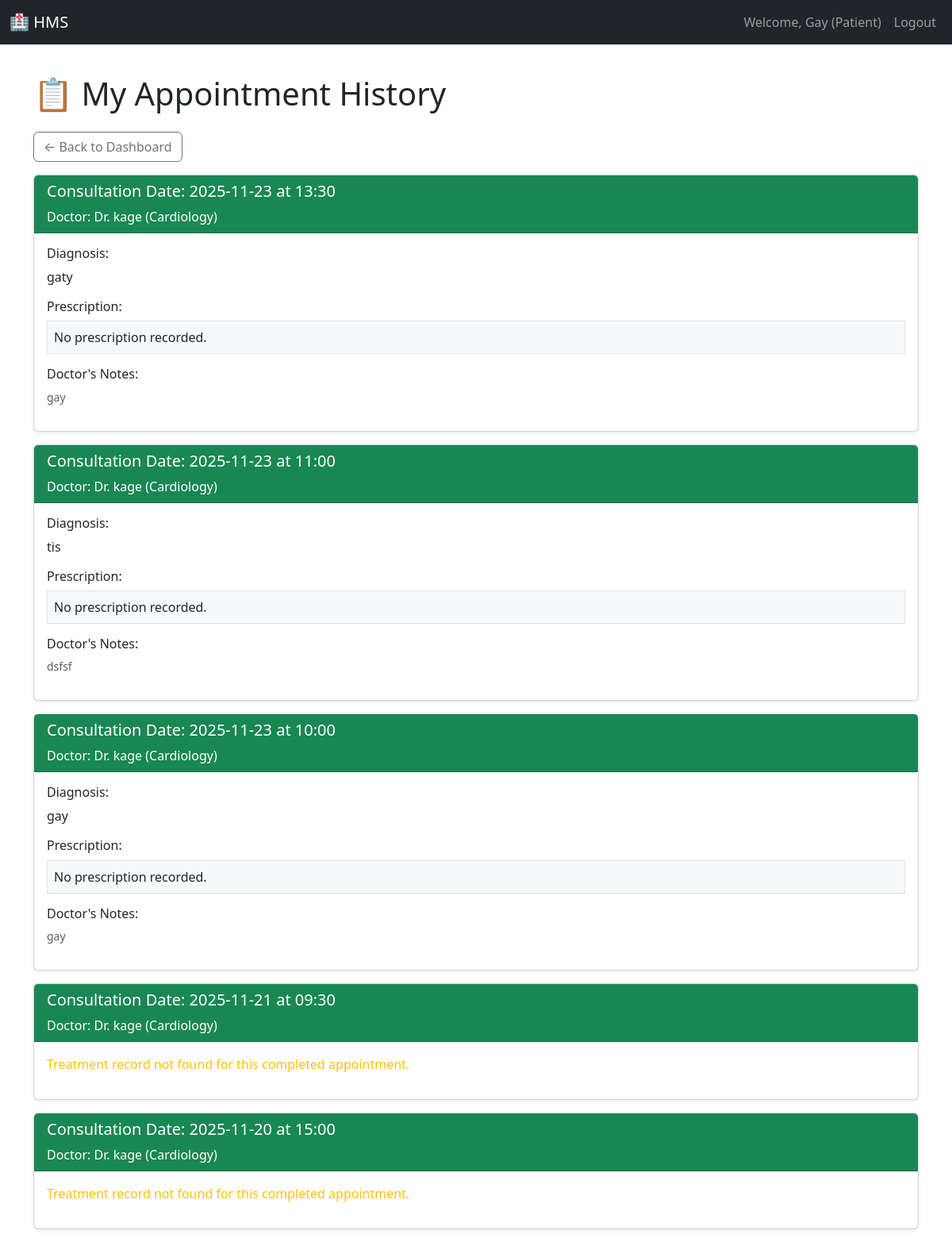
/patient/history (signed in), run on the app's committed database.
### models.py (models this page shows, shortened)
class User(UserMixin, db.Model):
    __tablename__ = 'user'
    id = db.Column(db.Integer, primary_key=True)
    username = db.Column(db.String(80), unique=True, nullable=False)
    password_hash = db.Column(db.String(128), nullable=False)
    role = db.Column(db.String(10), nullable=False)  # Admin, Doctor, Patient
    name = db.Column(db.String(100), nullable=False)
    contact_info = db.Column(db.String(100))
    is_active = db.Column(db.Boolean, default=True) # Used for blacklist/deactivation
    doctor_profile = db.relationship('Doctor', backref='user', uselist=False)
    patient_profile = db.relationship('Patient', backref='user', uselist=False)

class Appointment(db.Model):
    __tablename__ = 'appointment'
    id = db.Column(db.Integer, primary_key=True)
    patient_id = db.Column(db.Integer, db.ForeignKey('patient.user_id'), nullable=False)
    doctor_id = db.Column(db.Integer, db.ForeignKey('doctor.user_id'), nullable=False)
    date = db.Column(db.String(10), nullable=False)
    time = db.Column(db.String(5), nullable=False)
    status = db.Column(db.String(20), default='Booked') # Booked, Completed, Cancelled
    __table_args__ = (db.UniqueConstraint('doctor_id', 'date', 'time', name='_doctor_time_uc'),)
    treatment_record = db.relationship('Treatment', backref='appointment', uselist=False)

class Specialization(db.Model):
    __tablename__ = 'specialization'
    id = db.Column(db.Integer, primary_key=True)
    name = db.Column(db.String(80), unique=True, nullable=False)
    description = db.Column(db.String(255))
    doctors = db.relationship('Doctor', backref='specialization', lazy='dynamic')

class MedicalRecord(db.Model):
    id = db.Column(db.Integer, primary_key=True)
    appointment_id = db.Column(db.Integer, db.ForeignKey('appointment.id'), unique=True, nullable=False)
    patient_id = db.Column(db.Integer, db.ForeignKey('patient.user_id'), nullable=False)
    doctor_id = db.Column(db.Integer, db.ForeignKey('doctor.user_id'), nullable=False)
    diagnosis = db.Column(db.Text, nullable=False)
    notes = db.Column(db.Text, nullable=True) # Treatment notes, prescriptions, etc.
    consultation_date = db.Column(db.String(10), nullable=False) # Store the date string
    appointment = db.relationship('Appointment', backref=db.backref('record', uselist=False))
    patient = db.relationship('Patient', backref='medical_records')
    doctor = db.relationship('Doctor', backref='consultations_given')

### app.py (the view)
@app.route('/patient/history')
@role_required('Patient')
def patient_history():
    history = Appointment.query.filter(
        Appointment.patient_id == current_user.id,
        Appointment.status == 'Completed'
    ).order_by(Appointment.date.desc(), Appointment.time.desc()).all()
    return render_template('patient_history.html', history=history)

### app.py (called while the page is built)
@login_manager.user_loader
def load_user(user_id):
    return User.query.get(int(user_id))

def role_required(role):
    def wrapper(func):
        @login_required
        @functools.wraps(func)
        def decorated_view(*args, **kwargs):
            if current_user.role != role:
                flash('Access denied. You do not have the required permissions.', 'danger')
                return redirect(url_for('dashboard'))
            return func(*args, **kwargs)
        return decorated_view
    return wrapper

### templates/patient_history.html (shortened to what this page needs)
{% extends "base.html" %}
{% block content %}
<h1 class="mb-4">📋 My Appointment History</h1>
<a href="{{ url_for('patient_dashboard') }}" class="btn btn-outline-secondary mb-3">← Back to Dashboard</a>
{% for appt in history %}
<div class="card mb-3 shadow-sm">
    <div class="card-header bg-success text-white">
        <h5>Consultation Date: {{ appt.date }} at {{ appt.time }}</h5>
        <p class="m-0">Doctor: Dr. {{ appt.doctor.user.name }} ({{ appt.doctor.specialization.name }})</p>
    </div>
    <div class="card-body">
        {% if appt.record %}
            <h6>Diagnosis:</h6>
            <p>{{ appt.record.diagnosis | default("N/A", true) }}</p>
            <h6>Prescription:</h6>
            <p class="border p-2 bg-light">{{ appt.record.prescription | default("No prescription recorded.", true) }}</p>
            <h6>Doctor's Notes:</h6>
            <p class="text-muted small">{{ appt.record.notes | default("No additional notes.", true) }}</p>
        {% else %}
            <p class="text-warning">Treatment record not found for this completed appointment.</p>
        {% endif %}
    </div>
</div>
{% else %}
<div class="alert alert-info">You have no completed appointment history.</div>
{% endfor %}
{% endblock %}

### templates/base.html (shortened to what this page needs)
<!DOCTYPE html>
<html lang="en">
<head>
    <link href="https://cdn.jsdelivr.net/npm/bootstrap@5.3.3/dist/css/bootstrap.min.css" rel="stylesheet">
</head>
<body>
    <nav class="navbar navbar-expand-lg navbar-dark bg-dark fixed-top">
        <div class="container-fluid">
            <a class="navbar-brand" href="{{ url_for('dashboard') }}">🏥 HMS</a>
            <div class="collapse navbar-collapse" id="navbarNav">
                <ul class="navbar-nav ms-auto">
                    {% if current_user.is_authenticated %}
                    <li class="nav-item">
                        <span class="nav-link">Welcome, {{ current_user.name }} ({{ current_user.role }})</span>
                    </li>
                    <li class="nav-item">
                        <a class="nav-link btn btn-sm btn-outline-light" href="{{ url_for('logout') }}">Logout</a>
                    </li>
                    {% endif %}
                </ul>
            </div>
        </div>
    </nav>
    <div class="container mt-4">
        {% block content %}{% endblock %}
    </div>
</body>
</html>

### templates/base.html (style rules this page uses)
body { padding-top: 70px; }

### data on the page
User: name "Gay", role "Patient"
Appointment: date "2025-11-23", time "13:30", doctor.user.name "kage", doctor.specialization.name "Cardiology", record.diagnosis "gaty", record.prescription "No prescription recorded.", record.notes "gay"
Appointment: date "2025-11-23", time "11:00", doctor.user.name "kage", doctor.specialization.name "Cardiology", record.diagnosis "tis", record.prescription "No prescription recorded.", record.notes "dsfsf"
Appointment: date "2025-11-23", time "10:00", doctor.user.name "kage", doctor.specialization.name "Cardiology", record.diagnosis "gay", record.prescription "No prescription recorded.", record.notes "gay"
Appointment: date "2025-11-21", time "09:30", doctor.user.name "kage", doctor.specialization.name "Cardiology", shows "Treatment record not found for this completed appointment."
Appointment: date "2025-11-20", time "15:00", doctor.user.name "kage", doctor.specialization.name "Cardiology", shows "Treatment record not found for this completed appointment."
